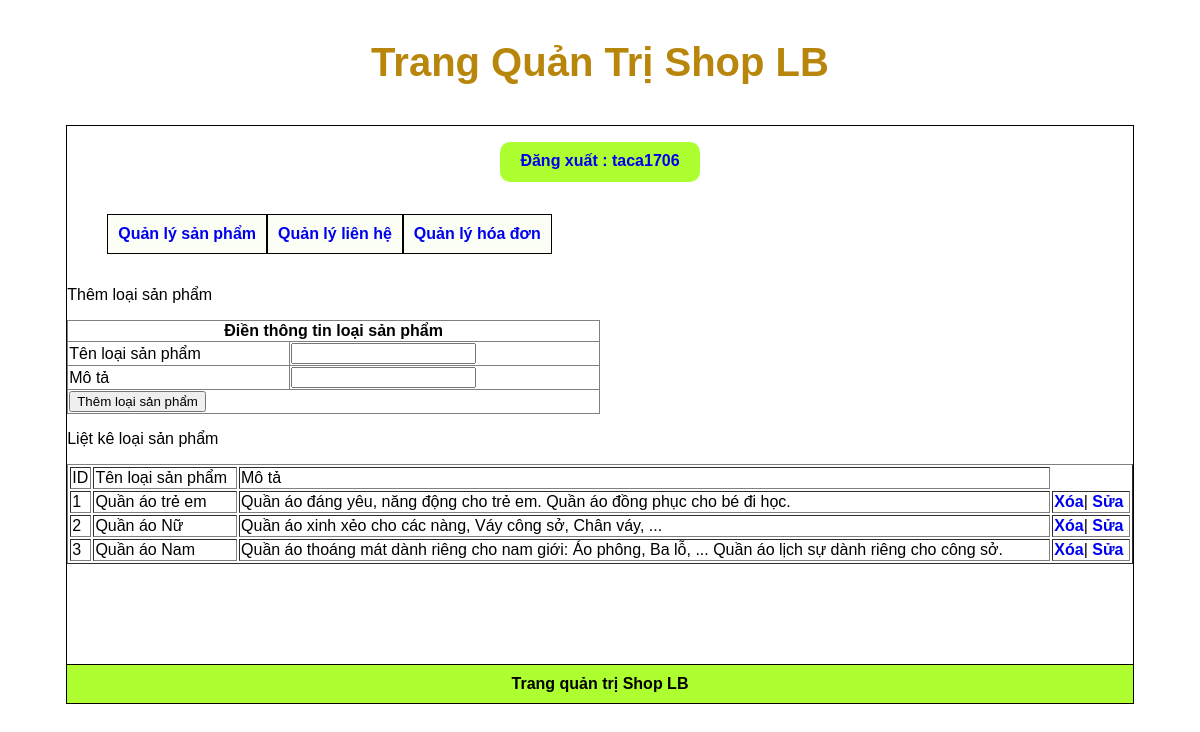
/admincp/index.php?action=quanlyloaisanpham&query=them (signed in), run on the app's committed database.
### tables this page shows
CREATE TABLE `tbl_loaisanpham` (
  `id_loaisanpham` int(11) NOT NULL,
  `tenloaisanpham` varchar(100) NOT NULL,
  `mota` text NOT NULL
);

### admincp/modules/quanlyloaisanpham/lietke.php (the view)
<?php
$sql_lietke = "SELECT * FROM tbl_loaisanpham ORDER BY id_loaisanpham DESC";
$result_lietke = mysqli_query($connect, $sql_lietke);
?>
<p>Liệt kê loại sản phẩm</p>
<table style="width: 100%;" border="1" style="border-collapse:collapse;">
    <tr>
        <td>ID</td>
        <td>Tên loại sản phẩm</td>
        <td>Mô tả</td>
    </tr>
    <?php
    $i = 0;
    while ($row = mysqli_fetch_array($result_lietke)) {
        $i++;
    ?>
        <tr>
            <td><?= $i ?></td>
            <td><?= $row['tenloaisanpham'] ?></td>
            <td><?= $row['mota'] ?></td>
            <td>
                <a href="modules/quanlyloaisanpham/xuly.php?id_loaisanpham=<?= $row['id_loaisanpham'] ?>" onclick="return confirm('Bạn có chắc chắn muốn xóa?');">Xóa</a>|
                <a href="?action=quanlyloaisanpham&query=sua&id_loaisanpham=<?= $row['id_loaisanpham'] ?>">Sửa</a>
            </td>
        </tr>
    <?php
    }
    ?>
</table>

### admincp/modules/header.php (style rules this page uses)
a { font-weight: bold; }

### admincp/modules/menu.php (style rules this page uses)
* { font-family: 'Poppins', sans-serif; text-decoration: none; }

### data on the page
tbl_loaisanpham: tenloaisanpham "Quần áo trẻ em", mota "Quần áo đáng yêu, năng động cho trẻ em. Quần áo đồng phục cho bé đi học."
tbl_loaisanpham: tenloaisanpham "Quần áo Nữ", mota "Quần áo xinh xẻo cho các nàng, Váy công sở, Chân váy, ..."
tbl_loaisanpham: tenloaisanpham "Quần áo Nam", mota "Quần áo thoáng mát dành riêng cho nam giới: Áo phông, Ba lỗ, ... Quần áo lịch sự dành riêng cho công sở."

### other printed values
$_SESSION['dangky'] "taca1706"
